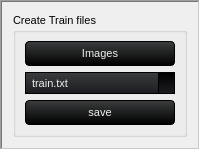
                 <widget class="QFrame" name="frame_20">
                  <property name="sizePolicy">
                   <sizepolicy hsizetype="Expanding" vsizetype="Expanding">
                    <horstretch>0</horstretch>
                    <verstretch>0</verstretch>
                   </sizepolicy>
                  </property>
                  <property name="maximumSize">
                   <size>
                    <width>16777215</width>
                    <height>400</height>
                   </size>
                  </property>
                  <property name="frameShape">
                   <enum>QFrame::WinPanel</enum>
                  </property>
                  <property name="frameShadow">
                   <enum>QFrame::Sunken</enum>
                  </property>
                  <layout class="QVBoxLayout" name="verticalLayout_17">
                   <item>
                    <widget class="QGroupBox" name="groupBox_12">
                     <property name="palette">
                      <palette>
                       <active>
                        <colorrole role="WindowText">
                         <brush brushstyle="SolidPattern">
                          <color alpha="255">
                           <red>0</red>
                           <green>0</green>
                           <blue>0</blue>
                          </color>
                         </brush>
                        </colorrole>
                        <colorrole role="Button">
                         <brush brushstyle="SolidPattern">
                          <color alpha="255">
                           <red>127</red>
                           <green>127</green>
                           <blue>127</blue>
                          </color>
                         </brush>
                        </colorrole>
                        <colorrole role="Text">
                         <brush brushstyle="SolidPattern">
                          <color alpha="255">
                           <red>0</red>
                           <green>0</green>
                           <blue>0</blue>
                          </color>
                         </brush>
                        </colorrole>
                        <colorrole role="ButtonText">
                         <brush brushstyle="SolidPattern">
                          <color alpha="255">
                           <red>0</red>
                           <green>0</green>
                           <blue>0</blue>
                          </color>
                         </brush>
                        </colorrole>
                        <colorrole role="Base">
                         <brush brushstyle="SolidPattern">
                          <color alpha="255">
                           <red>127</red>
                           <green>127</green>
                           <blue>127</blue>
                          </color>
                         </brush>
                        </colorrole>
                        <colorrole role="Window">
                         <brush brushstyle="SolidPattern">
                          <color alpha="255">
                           <red>127</red>
                           <green>127</green>
                           <blue>127</blue>
                          </color>
                         </brush>
                        </colorrole>
                        <colorrole role="PlaceholderText">
                         <brush brushstyle="NoBrush">
                          <color alpha="128">
                           <red>0</red>
                           <green>0</green>
                           <blue>0</blue>
                          </color>
                         </brush>
                        </colorrole>
                       </active>
                       <inactive>
                        <colorrole role="WindowText">
                         <brush brushstyle="SolidPattern">
                          <color alpha="255">
                           <red>0</red>
                           <green>0</green>
                           <blue>0</blue>
                          </color>
                         </brush>
                        </colorrole>
                        <colorrole role="Button">
                         <brush brushstyle="SolidPattern">
                          <color alpha="255">
                           <red>127</red>
                           <green>127</green>
                           <blue>127</blue>
                          </color>
                         </brush>
                        </colorrole>
                        <colorrole role="Text">
                         <brush brushstyle="SolidPattern">
                          <color alpha="255">
                           <red>0</red>
                           <green>0</green>
                           <blue>0</blue>
                          </color>
                         </brush>
                        </colorrole>
                        <colorrole role="ButtonText">
                         <brush brushstyle="SolidPattern">
                          <color alpha="255">
                           <red>0</red>
                           <green>0</green>
                           <blue>0</blue>
                          </color>
                         </brush>
                        </colorrole>
                        <colorrole role="Base">
                         <brush brushstyle="SolidPattern">
                          <color alpha="255">
                           <red>127</red>
                           <green>127</green>
                           <blue>127</blue>
                          </color>
                         </brush>
                        </colorrole>
                        <colorrole role="Window">
                         <brush brushstyle="SolidPattern">
                          <color alpha="255">
                           <red>127</red>
                           <green>127</green>
                           <blue>127</blue>
                          </color>
                         </brush>
                        </colorrole>
                        <colorrole role="PlaceholderText">
                         <brush brushstyle="NoBrush">
                          <color alpha="128">
                           <red>0</red>
                           <green>0</green>
                           <blue>0</blue>
                          </color>
                         </brush>
                        </colorrole>
                       </inactive>
                       <disabled>
                        <colorrole role="WindowText">
                         <brush brushstyle="SolidPattern">
                          <color alpha="255">
                           <red>0</red>
                           <green>0</green>
                           <blue>0</blue>
                          </color>
                         </brush>
                        </colorrole>
                        <colorrole role="Button">
                         <brush brushstyle="SolidPattern">
                          <color alpha="255">
                           <red>127</red>
                           <green>127</green>
                           <blue>127</blue>
                          </color>
                         </brush>
                        </colorrole>
                        <colorrole role="Text">
                         <brush brushstyle="SolidPattern">
                          <color alpha="255">
                           <red>0</red>
                           <green>0</green>
                           <blue>0</blue>
                          </color>
                         </brush>
                        </colorrole>
                        <colorrole role="ButtonText">
                         <brush brushstyle="SolidPattern">
                          <color alpha="255">
                           <red>0</red>
                           <green>0</green>
                           <blue>0</blue>
                          </color>
                         </brush>
                        </colorrole>
                        <colorrole role="Base">
                         <brush brushstyle="SolidPattern">
                          <color alpha="255">
                           <red>127</red>
                           <green>127</green>
                           <blue>127</blue>
                          </color>
                         </brush>
                        </colorrole>
                        <colorrole role="Window">
                         <brush brushstyle="SolidPattern">
                          <color alpha="255">
                           <red>127</red>
                           <green>127</green>
                           <blue>127</blue>
                          </color>
                         </brush>
                        </colorrole>
                        <colorrole role="PlaceholderText">
                         <brush brushstyle="NoBrush">
                          <color alpha="128">
                           <red>0</red>
                           <green>0</green>
                           <blue>0</blue>
                          </color>
                         </brush>
                        </colorrole>
                       </disabled>
                      </palette>
                     </property>
                     <property name="font">
                      <font>
                       <family>MS Shell Dlg 2</family>
                       <pointsize>8</pointsize>
                       <weight>9</weight>
                       <italic>false</italic>
                       <bold>false</bold>
                      </font>
                     </property>
                     <property name="autoFillBackground">
                      <bool>false</bool>
                     </property>
                     <property name="title">
                      <string>Create Train files</string>
                     </property>
                     <layout class="QGridLayout" name="gridLayout_9">
                      <item row="1" column="0">
                       <widget class="QPushButton" name="import_button">
                        <property name="minimumSize">
                         <size>
                          <width>0</width>
                          <height>0</height>
                         </size>
                        </property>
                        <property name="styleSheet">
                         <string notr="true">QPushButton {
    background-color: qlineargradient(spread:repeat, x1:1, y1:0, x2:1, y2:1, stop:0 rgb(59, 61, 62), stop:1 rgb(0, 0, 0));
    color: rgb(238, 238, 238);
  	font-size: 8pt;

    border-style: solid;
    border-width: 1px;
    border-radius: 4px;
    border-color: rgb(0, 0, 0);
    padding: 5px;
}

QPushButton:flat {
    background-color: transparent;
    border: none;
    color: rgb(238, 238, 238);
}

QPushButton:disabled {
    background-color: #404040;
    color: #656565;
    border-color: rgb(0, 0, 0);
}

QPushButton:hover {
    background-color: rgba(236, 157, 0, 51);
    border: 1px solid rgb(236, 157, 0);
}

QPushButton:pressed {
    background-color: qlineargradient(spread:repeat, x1:1, y1:0, x2:1, y2:1, stop:0 rgb(28, 28, 32), stop:1 rgb(0, 0, 0));
    border: 1px solid rgb(236, 157, 0);
}

QPushButton:checked {
    background-color: qlineargradient(spread:repeat, x1:1, y1:0, x2:1, y2:1, stop:0 rgb(28, 28, 32), stop:1 rgb(0, 0, 0));
    border: 1px solid #222;
}</string>
                        </property>
                        <property name="text">
                         <string>Images</string>
                        </property>
                       </widget>
                      </item>
                      <item row="2" column="0">
                       <widget class="QComboBox" name="dropdown">
                        <property name="sizePolicy">
                         <sizepolicy hsizetype="Minimum" vsizetype="Fixed">
                          <horstretch>0</horstretch>
                          <verstretch>0</verstretch>
                         </sizepolicy>
                        </property>
                        <property name="styleSheet">
                         <string notr="true">				QComboBox
				{
					background-color: qlineargradient(spread:repeat, x1:1, y1:0, x2:1, y2:1, stop:0  rgb(59, 61, 62) /*bg_alt*/,stop:1 rgb(28, 28, 32) /*bg_prim*/);
					border: 1px solid #000;
					padding-left: 6px;
					color: rgb(238, 238, 238) /*txt*/;
					height: 20px;
				}
				QComboBox::disabled
				{
					background-color: #404040;
					color: #656565;
					border-color: rgb(0, 0, 0) /*bg_gen*/;
				}
				QComboBox:on
				{
					background-color: rgb(236, 157, 0) /*accent*/;
					color: rgb(28, 28, 28) /*txt_bg*/;
				}
				QComboBox QAbstractItemView
				{
					background-color: rgb(28, 28, 32) /*bg_prim*/;
					color: rgb(238, 238, 238) /*txt*/;
					border: 1px solid black;
					selection-background-color: rgb(236, 157, 0) /*accent*/;
					outline: 0;
				}
				QComboBox::drop-down
				{
					background-color: qlineargradient(spread:repeat, x1:1, y1:0, x2:1, y2:1, stop:0  rgb(0, 0, 0) /*bg_gen*/,stop:1 rgb(28, 28, 32) /*bg_prim*/);
					subcontrol-origin: padding;
					subcontrol-position: top right;
					width: 15px;
					border-left-width: 1px;
					border-left-color: black;
					border-left-style: solid;
				}
				QComboBox::down-arrow
				{
					image: url(:/16x16/icons/16x16/down.gif);
					width: 8px;
					height: 8px;
				}</string>
                        </property>
                        <item>
                         <property name="text">
                          <string>train.txt</string>
                         </property>
                        </item>
                        <item>
                         <property name="text">
                          <string>valid.txt</string>
                         </property>
                        </item>
                       </widget>
                      </item>
                      <item row="3" column="0">
                       <widget class="QPushButton" name="output_button">
                        <property name="minimumSize">
                         <size>
                          <width>0</width>
                          <height>0</height>
                         </size>
                        </property>
                        <property name="styleSheet">
                         <string notr="true">QPushButton {
    background-color: qlineargradient(spread:repeat, x1:1, y1:0, x2:1, y2:1, stop:0 rgb(59, 61, 62), stop:1 rgb(0, 0, 0));
    color: rgb(238, 238, 238);
  	font-size: 8pt;

    border-style: solid;
    border-width: 1px;
    border-radius: 4px;
    border-color: rgb(0, 0, 0);
    padding: 5px;
}

QPushButton:flat {
    background-color: transparent;
    border: none;
    color: rgb(238, 238, 238);
}

QPushButton:disabled {
    background-color: #404040;
    color: #656565;
    border-color: rgb(0, 0, 0);
}

QPushButton:hover {
    background-color: rgba(236, 157, 0, 51);
    border: 1px solid rgb(236, 157, 0);
}

QPushButton:pressed {
    background-color: qlineargradient(spread:repeat, x1:1, y1:0, x2:1, y2:1, stop:0 rgb(28, 28, 32), stop:1 rgb(0, 0, 0));
    border: 1px solid rgb(236, 157, 0);
}

QPushButton:checked {
    background-color: qlineargradient(spread:repeat, x1:1, y1:0, x2:1, y2:1, stop:0 rgb(28, 28, 32), stop:1 rgb(0, 0, 0));
    border: 1px solid #222;
}</string>
                        </property>
                        <property name="text">
                         <string>save</string>
                        </property>
                       </widget>
                      </item>
                     </layout>
                    </widget>
                   </item>
                  </layout>
                 </widget>
